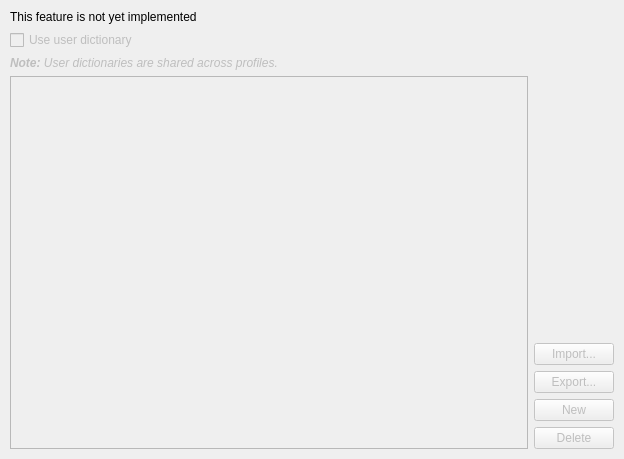
         <widget class="QWidget" name="dictionaryTabScrollContents">
          <property name="geometry">
           <rect>
            <x>0</x>
            <y>0</y>
            <width>624</width>
            <height>459</height>
           </rect>
          </property>
          <layout class="QVBoxLayout" name="dictionaryTabScrollContentsLayout">
           <property name="leftMargin">
            <number>10</number>
           </property>
           <property name="topMargin">
            <number>10</number>
           </property>
           <property name="rightMargin">
            <number>10</number>
           </property>
           <property name="bottomMargin">
            <number>10</number>
           </property>
           <item>
            <widget class="QLabel" name="userDictNotImplementedLabel">
             <property name="text">
              <string>This feature is not yet implemented</string>
             </property>
            </widget>
           </item>
           <item>
            <widget class="QCheckBox" name="useUserDict">
             <property name="enabled">
              <bool>false</bool>
             </property>
             <property name="text">
              <string>Use user dictionary</string>
             </property>
            </widget>
           </item>
           <item>
            <widget class="QLabel" name="userDictNote">
             <property name="enabled">
              <bool>false</bool>
             </property>
             <property name="font">
              <font>
               <italic>true</italic>
              </font>
             </property>
             <property name="text">
              <string>&lt;html&gt;&lt;head/&gt;&lt;body&gt;&lt;p&gt;&lt;span style=&quot; font-weight:700;&quot;&gt;Note:&lt;/span&gt; User dictionaries are shared across profiles.&lt;/p&gt;&lt;/body&gt;&lt;/html&gt;</string>
             </property>
            </widget>
           </item>
           <item>
            <layout class="QHBoxLayout" name="userDictManageGrid">
             <item>
              <widget class="QColumnView" name="userDictViewer">
               <property name="enabled">
                <bool>false</bool>
               </property>
              </widget>
             </item>
             <item>
              <layout class="QVBoxLayout" name="userDictActionsGrid">
               <item>
                <spacer name="userDictActionSpacer">
                 <property name="orientation">
                  <enum>Qt::Orientation::Vertical</enum>
                 </property>
                 <property name="sizeHint" stdset="0">
                  <size>
                   <width>20</width>
                   <height>40</height>
                  </size>
                 </property>
                </spacer>
               </item>
               <item>
                <widget class="QPushButton" name="userDictImport">
                 <property name="enabled">
                  <bool>false</bool>
                 </property>
                 <property name="text">
                  <string>Import...</string>
                 </property>
                </widget>
               </item>
               <item>
                <widget class="QPushButton" name="userDictExport">
                 <property name="enabled">
                  <bool>false</bool>
                 </property>
                 <property name="text">
                  <string>Export...</string>
                 </property>
                </widget>
               </item>
               <item>
                <widget class="QPushButton" name="userDictNewEntry">
                 <property name="enabled">
                  <bool>false</bool>
                 </property>
                 <property name="text">
                  <string>New</string>
                 </property>
                 <property name="icon">
                  <iconset theme="QIcon::ThemeIcon::ListAdd"/>
                 </property>
                </widget>
               </item>
               <item>
                <widget class="QPushButton" name="userDictDeleteEntry">
                 <property name="enabled">
                  <bool>false</bool>
                 </property>
                 <property name="text">
                  <string>Delete</string>
                 </property>
                 <property name="icon">
                  <iconset theme="QIcon::ThemeIcon::EditDelete"/>
                 </property>
                </widget>
               </item>
              </layout>
             </item>
            </layout>
           </item>
          </layout>
         </widget>
